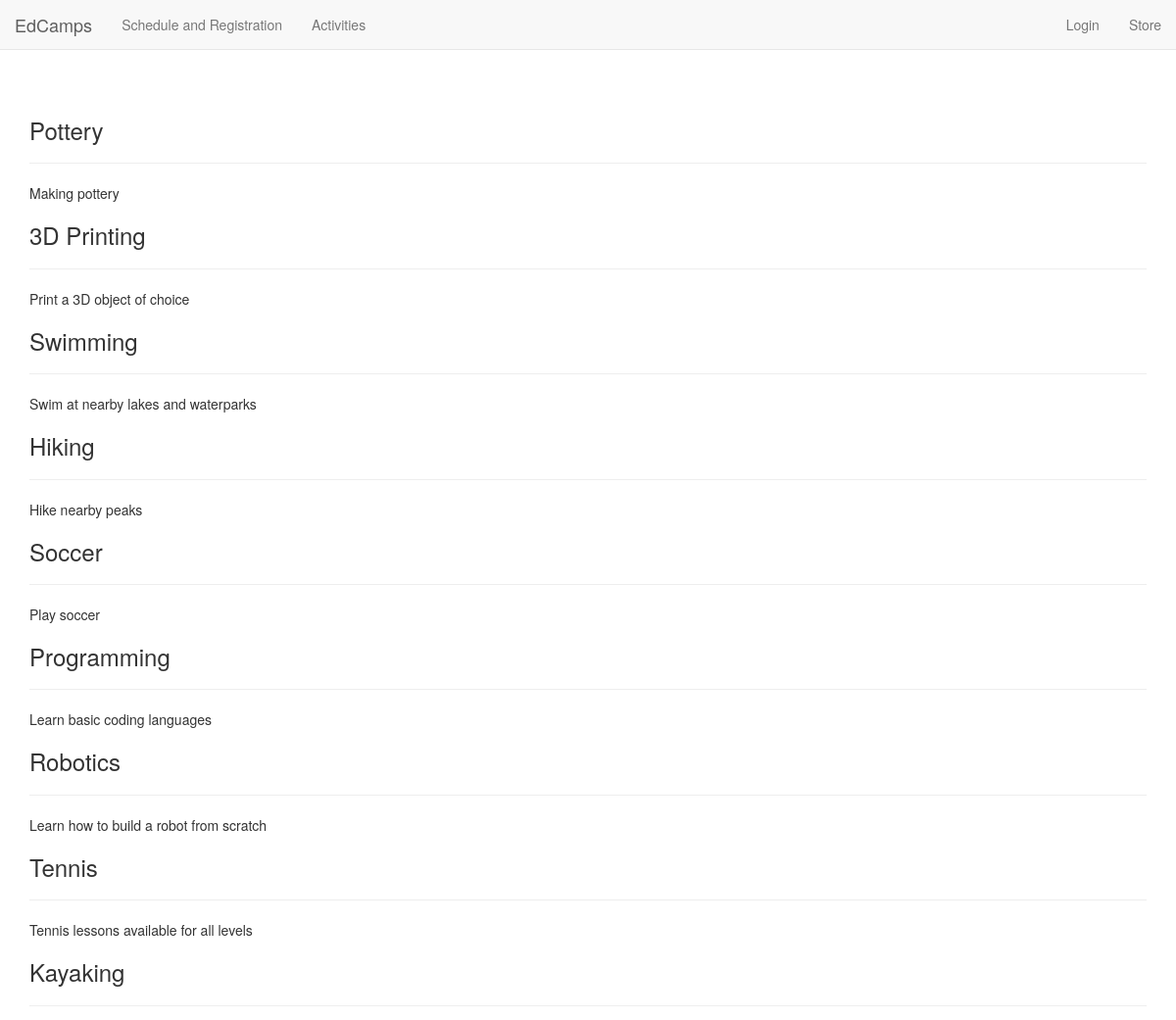
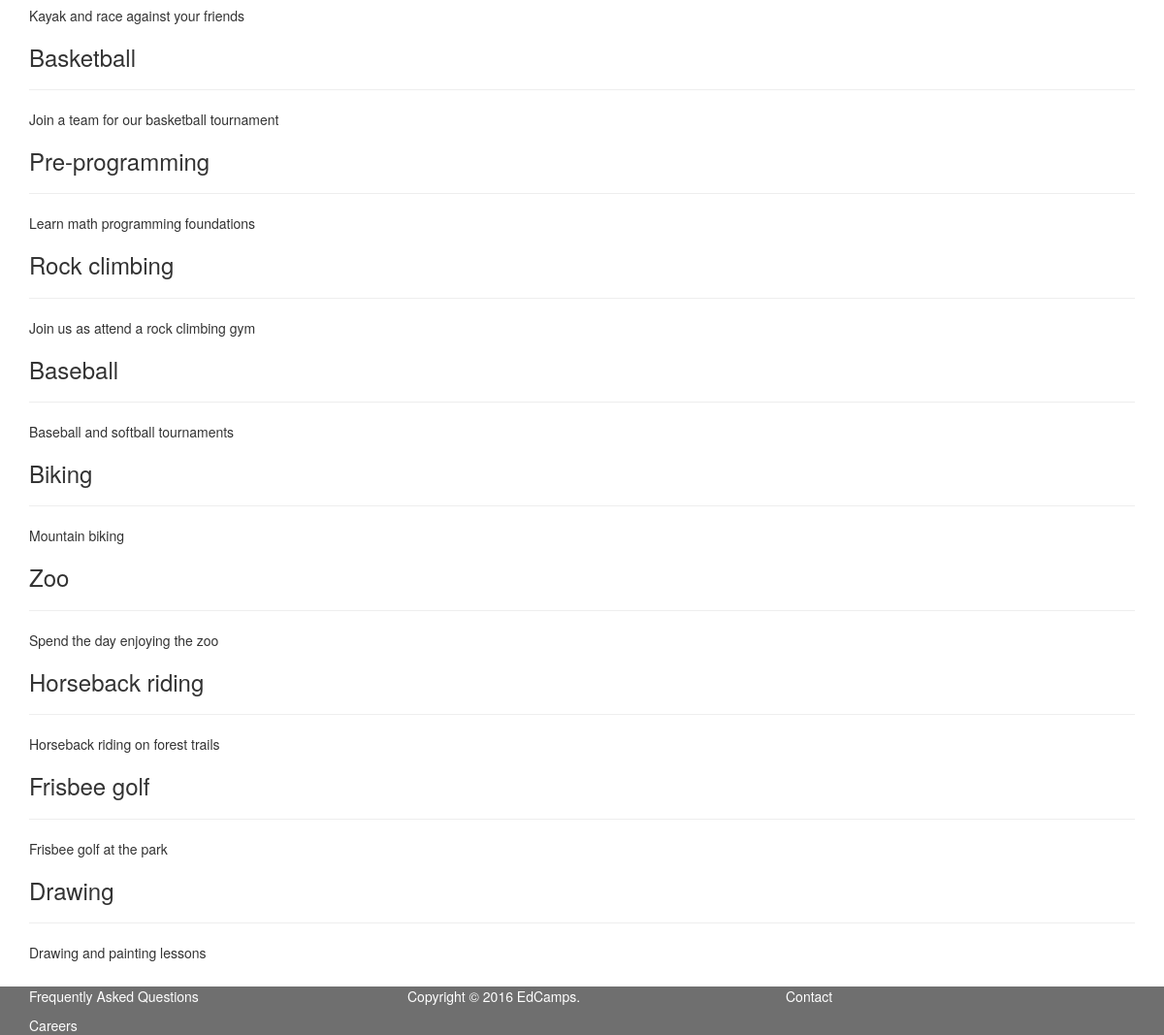
Page /activities.php on the committed database (2 pictures, top to bottom).
### tables this page shows
CREATE TABLE activities(
  id INT NOT NULL PRIMARY KEY AUTO_INCREMENT,
  name TINYTEXT NOT NULL,
  description TEXT NOT NULL,
  image_url TEXT
);

### public/activities.php (the view, shortened to what this page needs)
<?php
require_once(TEMPLATES_PATH . "/header.php");
?>
<div class="container container-fluid">
  <?php
  $conn = get_db_conn();
  $sql = "SELECT * FROM activities";
  $result = $conn->query($sql);
  while ($row = mysqli_fetch_assoc($result)) {
    $name = $row['name'];
    $description = $row['description'];
    echo '<div class="activity">';
    echo "<h3>$name</h3>";
    echo "<hr>";
    echo "<p>$description</p>";
    echo '</div>';
  }
  ?>
</div>
<?php require_once(TEMPLATES_PATH . "/footer.php"); ?>

### public/styles/style.css (style rules this page uses)
body { margin-top: 50px; padding-top: 50px; margin-bottom: 50px; padding-bottom: 15px; }

### rows in the picture
activities: name "Pottery", description "Making pottery"
activities: name "3D Printing", description "Print a 3D object of choice"
activities: name "Swimming", description "Swim at nearby lakes and waterparks"
activities: name "Hiking", description "Hike nearby peaks"
activities: name "Soccer", description "Play soccer"
activities: name "Programming", description "Learn basic coding languages"
activities: name "Robotics", description "Learn how to build a robot from scratch"
activities: name "Tennis", description "Tennis lessons available for all levels"
activities: name "Kayaking", description "Kayak and race against your friends"
activities: name "Basketball", description "Join a team for our basketball tournament"
activities: name "Pre-programming", description "Learn math programming foundations"
activities: name "Rock climbing", description "Join us as attend a rock climbing gym"
activities: name "Baseball", description "Baseball and softball tournaments"
activities: name "Biking", description "Mountain biking"
activities: name "Zoo", description "Spend the day enjoying the zoo"
activities: name "Horseback riding", description "Horseback riding on forest trails"
activities: name "Frisbee golf", description "Frisbee golf at the park"
activities: name "Drawing", description "Drawing and painting lessons"
